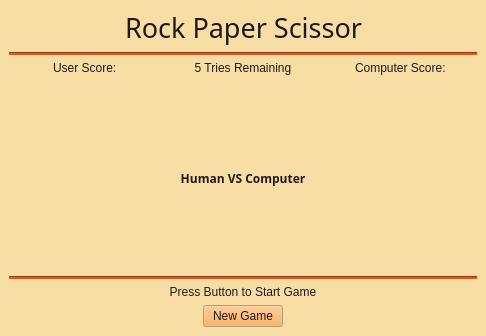
<?xml version="1.0" encoding="UTF-8"?>
<ui version="4.0">
 <class>MainWindow</class>
 <widget class="QMainWindow" name="MainWindow">
  <property name="geometry">
   <rect>
    <x>0</x>
    <y>0</y>
    <width>486</width>
    <height>336</height>
   </rect>
  </property>
  <property name="sizePolicy">
   <sizepolicy hsizetype="Preferred" vsizetype="Preferred">
    <horstretch>0</horstretch>
    <verstretch>0</verstretch>
   </sizepolicy>
  </property>
  <property name="palette">
   <palette>
    <active>
     <colorrole role="WindowText">
      <brush brushstyle="SolidPattern">
       <color alpha="255">
        <red>34</red>
        <green>24</green>
        <blue>28</blue>
       </color>
      </brush>
     </colorrole>
     <colorrole role="Button">
      <brush brushstyle="SolidPattern">
       <color alpha="255">
        <red>249</red>
        <green>160</green>
        <blue>63</blue>
       </color>
      </brush>
     </colorrole>
     <colorrole role="Text">
      <brush brushstyle="SolidPattern">
       <color alpha="255">
        <red>34</red>
        <green>24</green>
        <blue>28</blue>
       </color>
      </brush>
     </colorrole>
     <colorrole role="BrightText">
      <brush brushstyle="SolidPattern">
       <color alpha="255">
        <red>34</red>
        <green>24</green>
        <blue>28</blue>
       </color>
      </brush>
     </colorrole>
     <colorrole role="ButtonText">
      <brush brushstyle="SolidPattern">
       <color alpha="255">
        <red>34</red>
        <green>24</green>
        <blue>28</blue>
       </color>
      </brush>
     </colorrole>
     <colorrole role="Base">
      <brush brushstyle="SolidPattern">
       <color alpha="255">
        <red>248</red>
        <green>221</green>
        <blue>164</blue>
       </color>
      </brush>
     </colorrole>
     <colorrole role="Window">
      <brush brushstyle="SolidPattern">
       <color alpha="255">
        <red>248</red>
        <green>221</green>
        <blue>164</blue>
       </color>
      </brush>
     </colorrole>
     <colorrole role="Highlight">
      <brush brushstyle="SolidPattern">
       <color alpha="255">
        <red>249</red>
        <green>160</green>
        <blue>63</blue>
       </color>
      </brush>
     </colorrole>
     <colorrole role="HighlightedText">
      <brush brushstyle="SolidPattern">
       <color alpha="255">
        <red>34</red>
        <green>24</green>
        <blue>28</blue>
       </color>
      </brush>
     </colorrole>
     <colorrole role="AlternateBase">
      <brush brushstyle="SolidPattern">
       <color alpha="255">
        <red>248</red>
        <green>221</green>
        <blue>164</blue>
       </color>
      </brush>
     </colorrole>
     <colorrole role="ToolTipText">
      <brush brushstyle="SolidPattern">
       <color alpha="255">
        <red>34</red>
        <green>24</green>
        <blue>28</blue>
       </color>
      </brush>
     </colorrole>
    </active>
    <inactive>
     <colorrole role="WindowText">
      <brush brushstyle="SolidPattern">
       <color alpha="255">
        <red>34</red>
        <green>24</green>
        <blue>28</blue>
       </color>
      </brush>
     </colorrole>
     <colorrole role="Button">
      <brush brushstyle="SolidPattern">
       <color alpha="255">
        <red>249</red>
        <green>160</green>
        <blue>63</blue>
       </color>
      </brush>
     </colorrole>
     <colorrole role="Text">
      <brush brushstyle="SolidPattern">
       <color alpha="255">
        <red>34</red>
        <green>24</green>
        <blue>28</blue>
       </color>
      </brush>
     </colorrole>
     <colorrole role="BrightText">
      <brush brushstyle="SolidPattern">
       <color alpha="255">
        <red>34</red>
        <green>24</green>
        <blue>28</blue>
       </color>
      </brush>
     </colorrole>
     <colorrole role="ButtonText">
      <brush brushstyle="SolidPattern">
       <color alpha="255">
        <red>34</red>
        <green>24</green>
        <blue>28</blue>
       </color>
      </brush>
     </colorrole>
     <colorrole role="Base">
      <brush brushstyle="SolidPattern">
       <color alpha="255">
        <red>248</red>
        <green>221</green>
        <blue>164</blue>
       </color>
      </brush>
     </colorrole>
     <colorrole role="Window">
      <brush brushstyle="SolidPattern">
       <color alpha="255">
        <red>248</red>
        <green>221</green>
        <blue>164</blue>
       </color>
      </brush>
     </colorrole>
     <colorrole role="Highlight">
      <brush brushstyle="SolidPattern">
       <color alpha="255">
        <red>249</red>
        <green>160</green>
        <blue>63</blue>
       </color>
      </brush>
     </colorrole>
     <colorrole role="HighlightedText">
      <brush brushstyle="SolidPattern">
       <color alpha="255">
        <red>34</red>
        <green>24</green>
        <blue>28</blue>
       </color>
      </brush>
     </colorrole>
     <colorrole role="AlternateBase">
      <brush brushstyle="SolidPattern">
       <color alpha="255">
        <red>248</red>
        <green>221</green>
        <blue>164</blue>
       </color>
      </brush>
     </colorrole>
     <colorrole role="ToolTipText">
      <brush brushstyle="SolidPattern">
       <color alpha="255">
        <red>34</red>
        <green>24</green>
        <blue>28</blue>
       </color>
      </brush>
     </colorrole>
    </inactive>
    <disabled>
     <colorrole role="Button">
      <brush brushstyle="SolidPattern">
       <color alpha="255">
        <red>249</red>
        <green>160</green>
        <blue>63</blue>
       </color>
      </brush>
     </colorrole>
     <colorrole role="BrightText">
      <brush brushstyle="SolidPattern">
       <color alpha="255">
        <red>34</red>
        <green>24</green>
        <blue>28</blue>
       </color>
      </brush>
     </colorrole>
     <colorrole role="Base">
      <brush brushstyle="SolidPattern">
       <color alpha="255">
        <red>248</red>
        <green>221</green>
        <blue>164</blue>
       </color>
      </brush>
     </colorrole>
     <colorrole role="Window">
      <brush brushstyle="SolidPattern">
       <color alpha="255">
        <red>248</red>
        <green>221</green>
        <blue>164</blue>
       </color>
      </brush>
     </colorrole>
     <colorrole role="HighlightedText">
      <brush brushstyle="SolidPattern">
       <color alpha="255">
        <red>34</red>
        <green>24</green>
        <blue>28</blue>
       </color>
      </brush>
     </colorrole>
     <colorrole role="AlternateBase">
      <brush brushstyle="SolidPattern">
       <color alpha="255">
        <red>248</red>
        <green>221</green>
        <blue>164</blue>
       </color>
      </brush>
     </colorrole>
     <colorrole role="ToolTipText">
      <brush brushstyle="SolidPattern">
       <color alpha="255">
        <red>34</red>
        <green>24</green>
        <blue>28</blue>
       </color>
      </brush>
     </colorrole>
    </disabled>
   </palette>
  </property>
  <property name="windowTitle">
   <string>Rock Paper Scissor</string>
  </property>
  <widget class="QWidget" name="centralwidget">
   <layout class="QVBoxLayout" name="verticalLayout">
    <item>
     <layout class="QHBoxLayout" name="titleHorizontalLayout">
      <item>
       <spacer name="horizontalSpacer_3">
        <property name="orientation">
         <enum>Qt::Horizontal</enum>
        </property>
        <property name="sizeHint" stdset="0">
         <size>
          <width>40</width>
          <height>20</height>
         </size>
        </property>
       </spacer>
      </item>
      <item>
       <widget class="QLabel" name="label">
        <property name="sizePolicy">
         <sizepolicy hsizetype="Maximum" vsizetype="Maximum">
          <horstretch>0</horstretch>
          <verstretch>0</verstretch>
         </sizepolicy>
        </property>
        <property name="palette">
         <palette>
          <active>
           <colorrole role="WindowText">
            <brush brushstyle="SolidPattern">
             <color alpha="255">
              <red>34</red>
              <green>24</green>
              <blue>28</blue>
             </color>
            </brush>
           </colorrole>
           <colorrole role="Text">
            <brush brushstyle="SolidPattern">
             <color alpha="255">
              <red>34</red>
              <green>24</green>
              <blue>28</blue>
             </color>
            </brush>
           </colorrole>
           <colorrole role="ButtonText">
            <brush brushstyle="SolidPattern">
             <color alpha="255">
              <red>34</red>
              <green>24</green>
              <blue>28</blue>
             </color>
            </brush>
           </colorrole>
           <colorrole role="HighlightedText">
            <brush brushstyle="SolidPattern">
             <color alpha="255">
              <red>34</red>
              <green>24</green>
              <blue>28</blue>
             </color>
            </brush>
           </colorrole>
          </active>
          <inactive>
           <colorrole role="WindowText">
            <brush brushstyle="SolidPattern">
             <color alpha="255">
              <red>34</red>
              <green>24</green>
              <blue>28</blue>
             </color>
            </brush>
           </colorrole>
           <colorrole role="Text">
            <brush brushstyle="SolidPattern">
             <color alpha="255">
              <red>34</red>
              <green>24</green>
              <blue>28</blue>
             </color>
            </brush>
           </colorrole>
           <colorrole role="ButtonText">
            <brush brushstyle="SolidPattern">
             <color alpha="255">
              <red>34</red>
              <green>24</green>
              <blue>28</blue>
             </color>
            </brush>
           </colorrole>
           <colorrole role="HighlightedText">
            <brush brushstyle="SolidPattern">
             <color alpha="255">
              <red>34</red>
              <green>24</green>
              <blue>28</blue>
             </color>
            </brush>
           </colorrole>
          </inactive>
          <disabled>
           <colorrole role="HighlightedText">
            <brush brushstyle="SolidPattern">
             <color alpha="255">
              <red>34</red>
              <green>24</green>
              <blue>28</blue>
             </color>
            </brush>
           </colorrole>
          </disabled>
         </palette>
        </property>
        <property name="font">
         <font>
          <family>Impact</family>
          <pointsize>20</pointsize>
         </font>
        </property>
        <property name="text">
         <string>Rock Paper Scissor</string>
        </property>
        <property name="alignment">
         <set>Qt::AlignCenter</set>
        </property>
        <property name="wordWrap">
         <bool>true</bool>
        </property>
       </widget>
      </item>
      <item>
       <spacer name="horizontalSpacer_4">
        <property name="orientation">
         <enum>Qt::Horizontal</enum>
        </property>
        <property name="sizeHint" stdset="0">
         <size>
          <width>40</width>
          <height>20</height>
         </size>
        </property>
       </spacer>
      </item>
     </layout>
    </item>
    <item>
     <widget class="Line" name="line">
      <property name="styleSheet">
       <string notr="true">background-color:rgb(212, 81, 19);</string>
      </property>
      <property name="orientation">
       <enum>Qt::Horizontal</enum>
      </property>
     </widget>
    </item>
    <item>
     <layout class="QHBoxLayout" name="ScoreHorizontalLayout">
      <item alignment="Qt::AlignHCenter">
       <widget class="QLabel" name="label_4">
        <property name="text">
         <string>User Score:</string>
        </property>
       </widget>
      </item>
      <item>
       <widget class="QLabel" name="label_5">
        <property name="text">
         <string>5 Tries Remaining</string>
        </property>
        <property name="alignment">
         <set>Qt::AlignCenter</set>
        </property>
       </widget>
      </item>
      <item alignment="Qt::AlignHCenter">
       <widget class="QLabel" name="label_3">
        <property name="text">
         <string>Computer Score:</string>
        </property>
       </widget>
      </item>
     </layout>
    </item>
    <item>
     <layout class="QGridLayout" name="mainGridLayout">
      <item row="0" column="0" rowspan="3">
       <layout class="QVBoxLayout" name="userIconsLayout"/>
      </item>
      <item row="0" column="1">
       <spacer name="verticalSpacer_2">
        <property name="orientation">
         <enum>Qt::Vertical</enum>
        </property>
        <property name="sizeHint" stdset="0">
         <size>
          <width>20</width>
          <height>40</height>
         </size>
        </property>
       </spacer>
      </item>
      <item row="2" column="1">
       <spacer name="verticalSpacer">
        <property name="orientation">
         <enum>Qt::Vertical</enum>
        </property>
        <property name="sizeHint" stdset="0">
         <size>
          <width>20</width>
          <height>40</height>
         </size>
        </property>
       </spacer>
      </item>
      <item row="0" column="2" rowspan="3">
       <layout class="QVBoxLayout" name="computerIconsLayout"/>
      </item>
      <item row="1" column="1">
       <widget class="QLabel" name="label_2">
        <property name="font">
         <font>
          <family>Iosevka NF ExtraBold</family>
          <bold>true</bold>
         </font>
        </property>
        <property name="text">
         <string>Human VS Computer</string>
        </property>
        <property name="alignment">
         <set>Qt::AlignCenter</set>
        </property>
       </widget>
      </item>
     </layout>
    </item>
    <item>
     <widget class="Line" name="line_2">
      <property name="styleSheet">
       <string notr="true">background-color:rgb(212, 81, 19);</string>
      </property>
      <property name="orientation">
       <enum>Qt::Horizontal</enum>
      </property>
     </widget>
    </item>
    <item>
     <widget class="QLabel" name="messageLabel">
      <property name="sizePolicy">
       <sizepolicy hsizetype="Preferred" vsizetype="Maximum">
        <horstretch>0</horstretch>
        <verstretch>0</verstretch>
       </sizepolicy>
      </property>
      <property name="text">
       <string>Press Button to Start Game</string>
      </property>
      <property name="alignment">
       <set>Qt::AlignCenter</set>
      </property>
     </widget>
    </item>
    <item>
     <layout class="QHBoxLayout" name="newGameButtonHorizontalLayout">
      <property name="sizeConstraint">
       <enum>QLayout::SetMaximumSize</enum>
      </property>
      <item>
       <spacer name="horizontalSpacer">
        <property name="orientation">
         <enum>Qt::Horizontal</enum>
        </property>
        <property name="sizeType">
         <enum>QSizePolicy::Expanding</enum>
        </property>
        <property name="sizeHint" stdset="0">
         <size>
          <width>40</width>
          <height>1</height>
         </size>
        </property>
       </spacer>
      </item>
      <item>
       <widget class="QPushButton" name="newGameButton">
        <property name="sizePolicy">
         <sizepolicy hsizetype="Maximum" vsizetype="Maximum">
          <horstretch>0</horstretch>
          <verstretch>0</verstretch>
         </sizepolicy>
        </property>
        <property name="text">
         <string>New Game</string>
        </property>
       </widget>
      </item>
      <item>
       <spacer name="horizontalSpacer_2">
        <property name="orientation">
         <enum>Qt::Horizontal</enum>
        </property>
        <property name="sizeHint" stdset="0">
         <size>
          <width>40</width>
          <height>1</height>
         </size>
        </property>
       </spacer>
      </item>
     </layout>
    </item>
   </layout>
  </widget>
 </widget>
 <resources/>
 <connections/>
</ui>
